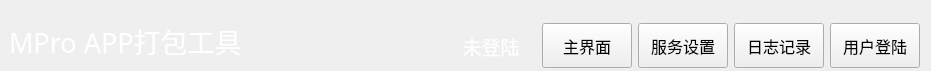
<?xml version="1.0" encoding="UTF-8"?>
<ui version="4.0">
 <class>NavBarWid</class>
 <widget class="QWidget" name="NavBarWid">
  <property name="geometry">
   <rect>
    <x>0</x>
    <y>0</y>
    <width>931</width>
    <height>71</height>
   </rect>
  </property>
  <property name="windowTitle">
   <string>Form</string>
  </property>
  <layout class="QGridLayout" name="gridLayout">
   <property name="leftMargin">
    <number>9</number>
   </property>
   <property name="topMargin">
    <number>21</number>
   </property>
   <property name="bottomMargin">
    <number>0</number>
   </property>
   <item row="0" column="0">
    <widget class="QLabel" name="label">
     <property name="minimumSize">
      <size>
       <width>0</width>
       <height>50</height>
      </size>
     </property>
     <property name="font">
      <font>
       <family>微软雅黑</family>
       <pointsize>20</pointsize>
      </font>
     </property>
     <property name="styleSheet">
      <string notr="true">color: rgb(255, 255, 255);</string>
     </property>
     <property name="text">
      <string>MPro APP打包工具</string>
     </property>
     <property name="alignment">
      <set>Qt::AlignLeading|Qt::AlignLeft|Qt::AlignTop</set>
     </property>
    </widget>
   </item>
   <item row="0" column="2">
    <widget class="QLabel" name="userLab">
     <property name="minimumSize">
      <size>
       <width>90</width>
       <height>0</height>
      </size>
     </property>
     <property name="font">
      <font>
       <family>微软雅黑</family>
       <pointsize>14</pointsize>
      </font>
     </property>
     <property name="contextMenuPolicy">
      <enum>Qt::PreventContextMenu</enum>
     </property>
     <property name="styleSheet">
      <string notr="true">color: rgb(255, 255, 255);</string>
     </property>
     <property name="text">
      <string>未登陆</string>
     </property>
     <property name="alignment">
      <set>Qt::AlignCenter</set>
     </property>
    </widget>
   </item>
   <item row="0" column="1">
    <spacer name="horizontalSpacer">
     <property name="orientation">
      <enum>Qt::Horizontal</enum>
     </property>
     <property name="sizeHint" stdset="0">
      <size>
       <width>52</width>
       <height>20</height>
      </size>
     </property>
    </spacer>
   </item>
   <item row="0" column="6">
    <widget class="QPushButton" name="loginBtn">
     <property name="minimumSize">
      <size>
       <width>90</width>
       <height>0</height>
      </size>
     </property>
     <property name="maximumSize">
      <size>
       <width>230</width>
       <height>45</height>
      </size>
     </property>
     <property name="font">
      <font>
       <family>微软雅黑</family>
       <pointsize>12</pointsize>
      </font>
     </property>
     <property name="text">
      <string>用户登陆</string>
     </property>
    </widget>
   </item>
   <item row="0" column="3">
    <widget class="QPushButton" name="homeBtn">
     <property name="minimumSize">
      <size>
       <width>90</width>
       <height>0</height>
      </size>
     </property>
     <property name="maximumSize">
      <size>
       <width>230</width>
       <height>45</height>
      </size>
     </property>
     <property name="font">
      <font>
       <family>微软雅黑</family>
       <pointsize>12</pointsize>
      </font>
     </property>
     <property name="text">
      <string>主界面</string>
     </property>
    </widget>
   </item>
   <item row="0" column="4">
    <widget class="QPushButton" name="setBtn">
     <property name="minimumSize">
      <size>
       <width>90</width>
       <height>0</height>
      </size>
     </property>
     <property name="maximumSize">
      <size>
       <width>230</width>
       <height>45</height>
      </size>
     </property>
     <property name="font">
      <font>
       <family>微软雅黑</family>
       <pointsize>12</pointsize>
      </font>
     </property>
     <property name="text">
      <string>服务设置</string>
     </property>
    </widget>
   </item>
   <item row="0" column="5">
    <widget class="QPushButton" name="logBtn">
     <property name="minimumSize">
      <size>
       <width>90</width>
       <height>0</height>
      </size>
     </property>
     <property name="maximumSize">
      <size>
       <width>230</width>
       <height>45</height>
      </size>
     </property>
     <property name="font">
      <font>
       <family>微软雅黑</family>
       <pointsize>12</pointsize>
      </font>
     </property>
     <property name="text">
      <string>日志记录</string>
     </property>
    </widget>
   </item>
  </layout>
 </widget>
 <resources/>
 <connections/>
</ui>
